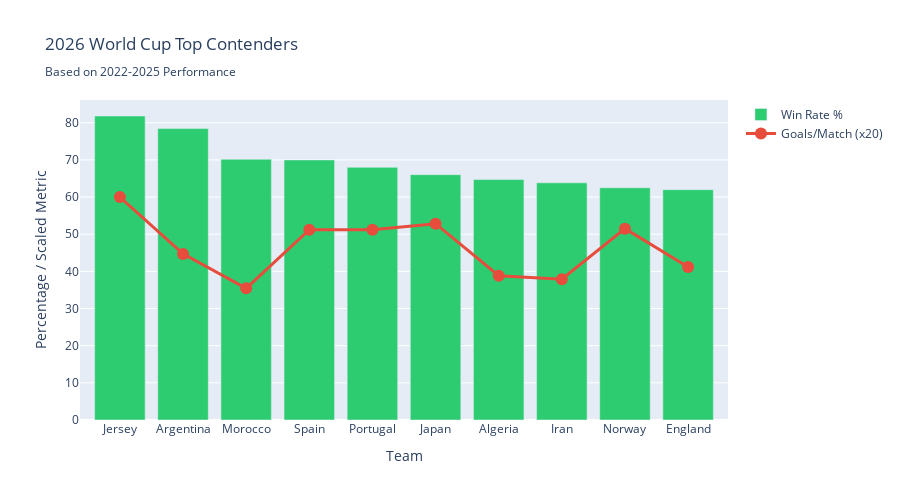

Source (notebook cell):
### Markdown cell above
## 2026 World Cup: Key Predictions & Insights

Based on historical data and recent performance (2022-2025)

### Code cell
# Create predictions dashboard
top_contenders = team_df.head(10).copy()

fig = go.Figure()

# Win rate
fig.add_trace(go.Bar(
    name='Win Rate %',
    x=top_contenders['Team'],
    y=top_contenders['Win Rate'],
    marker_color='#2ECC71'
))

# Goals per match (scaled to percentage for comparison)
fig.add_trace(go.Scatter(
    name='Goals/Match (x20)',
    x=top_contenders['Team'],
    y=top_contenders['Goals/Match'] * 20,
    mode='lines+markers',
    marker=dict(size=12, color='#E74C3C'),
    line=dict(width=3)
))

fig.update_layout(
    title='2026 World Cup Top Contenders<br><sub>Based on 2022-2025 Performance</sub>',
    xaxis_title='Team',
    yaxis_title='Percentage / Scaled Metric',
    barmode='group',
    height=500,
    hovermode='x unified'
)

fig.show()

print("\n🏆 2026 World Cup Predictions:")
print(f"\nTop 5 Favorites:")
for idx, row in top_contenders.head(5).iterrows():
    print(f"  {row['Team']}: {row['Win Rate']:.1f}% win rate, {row['Goals/Match']:.2f} goals/match")

print(f"\n💡 Key Insights:")
print(f"• 48-team format means more upsets and surprises")
print(f"• Traditional powerhouses face expanded competition")
print(f"• Recent form matters: Teams with 70%+ win rate are strong contenders")
print(f"• Goal-scoring efficiency crucial in knockout stages")

### Figure 1 — Plotly figure (JSON) as saved in the notebook; plotly's stock layout.template omitted (floating-point values rounded to 4 significant figures)
{"data": [{"marker": {"color": "#2ECC71"}, "name": "Win Rate %", "type": "bar", "x": ["Jersey", "Argentina", "Morocco", "Spain", "Portugal", "Japan", "Algeria", "Iran", "Norway", "England"], "y": [81.82, 78.43, 70.18, 70.0, 68.0, 66.04, 64.71, 63.83, 62.5, 62.0]}, {"line": {"width": 3}, "marker": {"color": "#E74C3C", "size": 12}, "mode": "lines+markers", "name": "Goals/Match (x20)", "type": "scatter", "x": ["Jersey", "Argentina", "Morocco", "Spain", "Portugal", "Japan", "Algeria", "Iran", "Norway", "England"], "y": [60.0, 44.71, 35.44, 51.2, 51.2, 52.83, 38.82, 37.87, 51.5, 41.2]}], "layout": {"barmode": "group", "height": 500, "hovermode": "x unified", "title": {"text": "2026 World Cup Top Contenders<br><sub>Based on 2022-2025 Performance</sub>"}, "xaxis": {"title": {"text": "Team"}}, "yaxis": {"title": {"text": "Percentage / Scaled Metric"}}}}
